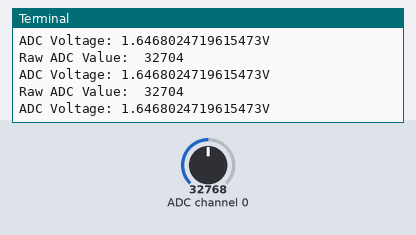
A program run on a simulated Raspberry Pi (BCM pin numbers). On the bench: the last lines printed to the terminal. The inputs (shaded band) are chosen by the test bench; at power-on: ADC channel 0 = 32768 (analog values on the 0–65535 scale). No MQTT or app messages arrive unless stated.

Above: at 1.2 s.
1.3 s: ADC channel 0 set to 65535
At 2.1 s:
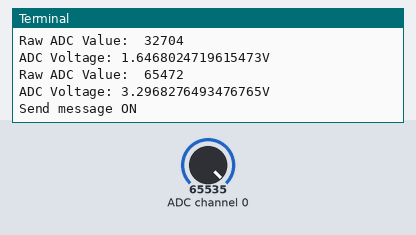
3.1 s: ADC channel 0 set to 55345
At 3.7 s:
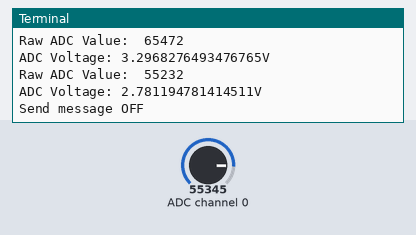
Timing chart, 0 to 6.1 s (numbered marks = the images above; inputs shaded):
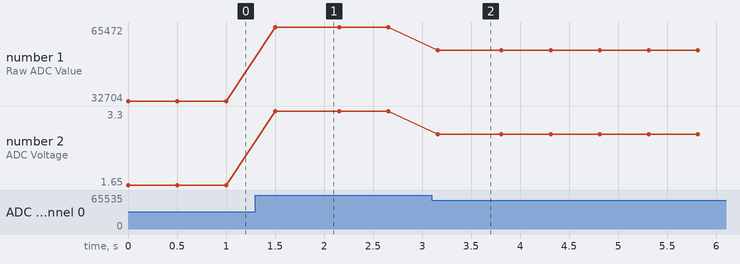

The program:

mcp3008_photoresistance_mqtt.py
```python
import os
import time
# Import package
import paho.mqtt.client as mqtt
import busio
import digitalio
import board
import adafruit_mcp3xxx.mcp3008 as MCP
from adafruit_mcp3xxx.analog_in import AnalogIn

# Define Variables
MQTT_HOST = "192.168.50.240"
MQTT_PORT = 1883
MQTT_KEEPALIVE_INTERVAL = 45
MQTT_TOPIC = "pi/GPIO/18"

# Initiate MQTT Client
mqttc = mqtt.Client()
# Assign event callbacks


# create the spi bus
spi = busio.SPI(clock=board.SCK, MISO=board.MISO, MOSI=board.MOSI)

# create the cs (chip select)
cs = digitalio.DigitalInOut(board.D5)

# create the mcp object
mcp = MCP.MCP3008(spi, cs)

# create an analog input channel on pin 0
chan = AnalogIn(mcp, MCP.P0)
STATUS = "OFF"

while True:
    def on_connect(self, mosq, obj, rc):
        print("Connect on "+MQTT_HOST)


    print('Raw ADC Value: ', chan.value)
    print('ADC Voltage: ' + str(chan.voltage) + 'V')
    if (chan.value < 56000):
        if (STATUS=="ON"):
            # Connect with MQTT Broker
            STATUS = "OFF"
            mqttc.on_connect = on_connect
            mqttc.connect(MQTT_HOST, MQTT_PORT, MQTT_KEEPALIVE_INTERVAL)
            mqttc.publish(MQTT_TOPIC, payload= STATUS, qos=0, retain=False)
            print('Send message '+ STATUS)
    elif (chan.value > 65000):
        if (STATUS=='OFF'):
            STATUS = "ON"
            mqttc.on_connect = on_connect
            mqttc.connect(MQTT_HOST, MQTT_PORT, MQTT_KEEPALIVE_INTERVAL)
            mqttc.publish(MQTT_TOPIC, payload= STATUS, qos=0, retain=False)
            print('Send message '+ STATUS)
    time.sleep(0.5)
```

Measured:
- after the input at 1.3 s, the terminal: prints a new line after 0.20 s (image 1)
- after the input at 3.1 s, the terminal: prints a new line after 0.06 s (image 2)
- plotted number 1: 32704 → 65472 after the input at 1.3 s, 65472 → 55232 after the input at 3.1 s
- plotted number 2: 1.65 → 3.3 after the input at 1.3 s, 3.3 → 2.78 after the input at 3.1 s
